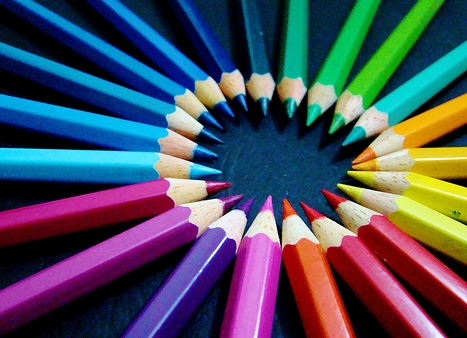
#> input picture Assignment 1/image_set/pencils.jpg, 467 x 338 px, found by its file name
$ python assignment1.py
#> lines starting #> are read from the running program, lines starting #| are printed output that depends on the picture
import cv2 as cv
import numpy as np


# This function will split image in three channels
def split_function(mosaic_image):
    blue, green, red = cv.split(mosaic_image)
    return blue, green, red


# This function will return height and width of the image
def get_shape(mosaic_image):
    width = mosaic_image.shape[0]
    height = mosaic_image.shape[1]
    return width, height


# interpolation of blue channel
def get_blue_mask(shape):
    blue_channel_mask = np.zeros(shape, dtype=np.uint8)
    blue_channel_mask[:, ::2] = 1
    blue_channel_mask[1::2] = 0
    return blue_channel_mask


# interpolation of green channel
def get_green_mask(shape):
    green_channel_mask = np.zeros(shape, dtype=np.uint8)
    green_channel_mask[1::2, 1::2] = 1
    return green_channel_mask


# interpolation of red channel
def get_red_mask(shape):
    red_channel_mask = np.zeros(shape, dtype=np.uint8)
    red_channel_mask[:, 1::2] = 1
    red_channel_mask[1::2] = 0
    red_channel_mask[1::2, ::2] = 1
    return red_channel_mask


# interpolation of all channels
def get_mask(shape):
    blue_channel_mask = get_blue_mask(shape)
    green_channel_mask = get_green_mask(shape)
    red_channel_mask = get_red_mask(shape)
    return blue_channel_mask, green_channel_mask, red_channel_mask


# kernel (filter) for part 1 for each channel
def kernel_part1():
    green_filtered = np.array([[1, 2, 1], [2, 4, 2], [1, 2, 1]], np.float32) / 4
    red_filtered = np.array([[0, 1, 0], [1, 4, 1], [0, 1, 0]], np.float32) / 4
    blue_filtered = np.array([[1, 2, 1], [2, 4, 2], [1, 2, 1]], np.float32) / 4
    return blue_filtered, green_filtered, red_filtered


# converts the Bayer arrangement to RGB components for each pixel
def interpolation_channel(index, bayer_channel, shape):
    # Calculates the per-element bit-wise conjunction of two arrays or an array and a scalar.
    bitwise_channel = cv.bitwise_and(bayer_channel, bayer_channel, mask=get_mask(shape)[index])
    # filter2D
    interpolated_channel = cv.filter2D(bitwise_channel, -1, kernel_part1()[index])
    return interpolated_channel


# merge of channels
def merge_function(blue, green, red):
    merged_image = cv.merge((blue, green, red))
    return merged_image


# difference of images
def subtract_function(original_image, merged_image):
    difference_image = cv.subtract(original_image, merged_image)
    return difference_image


# main method
def main():
    original_image = cv.imread("pencils.jpg")
#> original_image is the input picture: shape (338, 467, 3); mean B, G, R 93.9, 78.1, 73.4
    mosaic_image = cv.imread("pencils_mosaic.bmp")
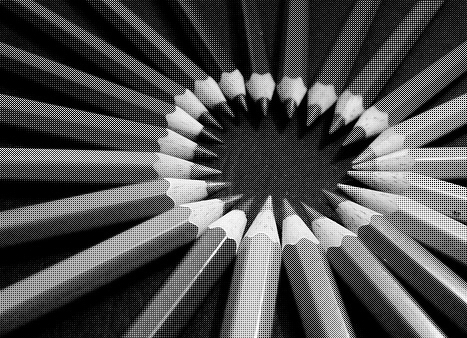
#> input picture Assignment 1/image_set/pencils_mosaic.bmp, 467 x 338 px, found by its file name
#> mosaic_image is the input picture: shape (338, 467, 3); min 0, max 255, mean 79.7

    # split the mosaic image onto 3 different color channel
    blue_bayer, green_bayer, red_bayer = split_function(mosaic_image)
    shape = get_shape(mosaic_image)
#> shape = (338, 467)

    # linear interpolation
    blue = interpolation_channel(0, blue_bayer, shape)
#> in get_mask, `blue_channel_mask = get_blue_mask(shape)`:
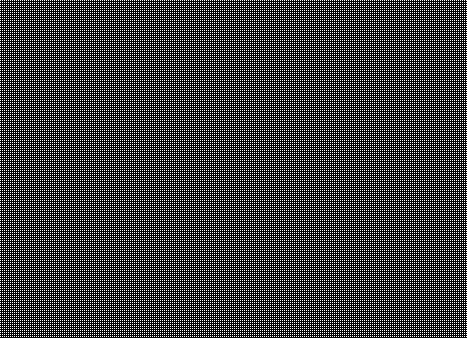
#> blue_channel_mask: shape (338, 467); values 0 (black) and 1 (white), 25.1% white in thin lines or dots
#> in get_mask, `green_channel_mask = get_green_mask(shape)`:
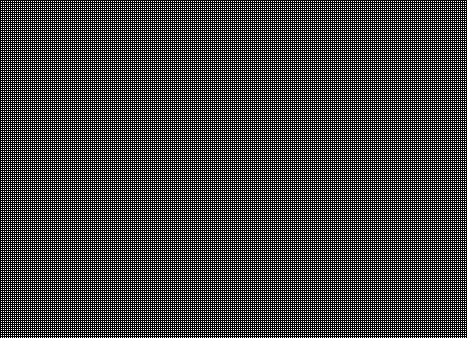
#> green_channel_mask: shape (338, 467); values 0 (black) and 1 (white), 24.9% white in thin lines or dots
#> in get_mask, `red_channel_mask = get_red_mask(shape)`:
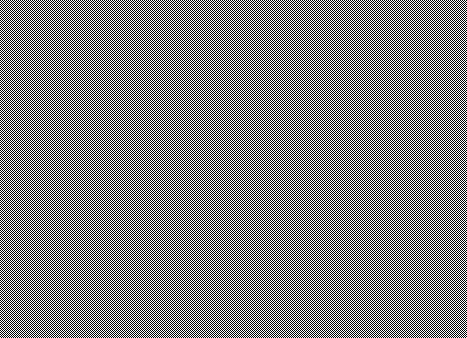
#> red_channel_mask: shape (338, 467); values 0 (black) and 1 (white), 50% white in thin lines or dots
    green = interpolation_channel(1, green_bayer, shape)
    red = interpolation_channel(2, red_bayer, shape)
#> call 3 of interpolation_channel, with index = 2, shape = (338, 467)
#> in interpolation_channel (call 3), `interpolated_channel = cv.filter2D(bitwise_channel, -1, kernel_part1()..`:
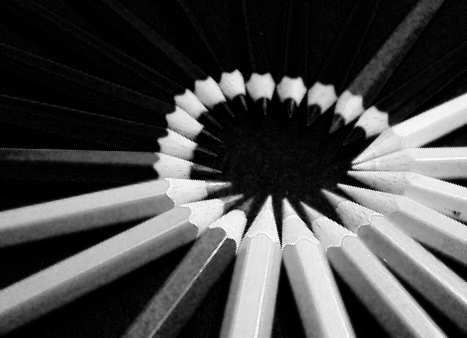
#> interpolated_channel: shape (338, 467); min 0, max 255, mean 73.4
    final_img1 = merge_function(blue, green, red)

    # difference of original_image and demosaic_image (final_image1)
    diff_part1 = subtract_function(original_image, final_img1)
#> in subtract_function, `difference_image = cv.subtract(original_image, merged_image)`:
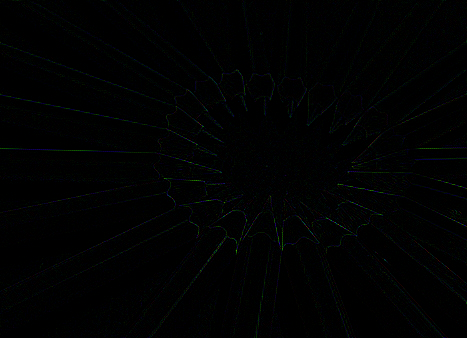
#> difference_image: shape (338, 467, 3); mean B, G, R 1.8, 1.7, 0.9

    image_stack_part1 = np.concatenate((original_image, final_img1, diff_part1), axis=1)
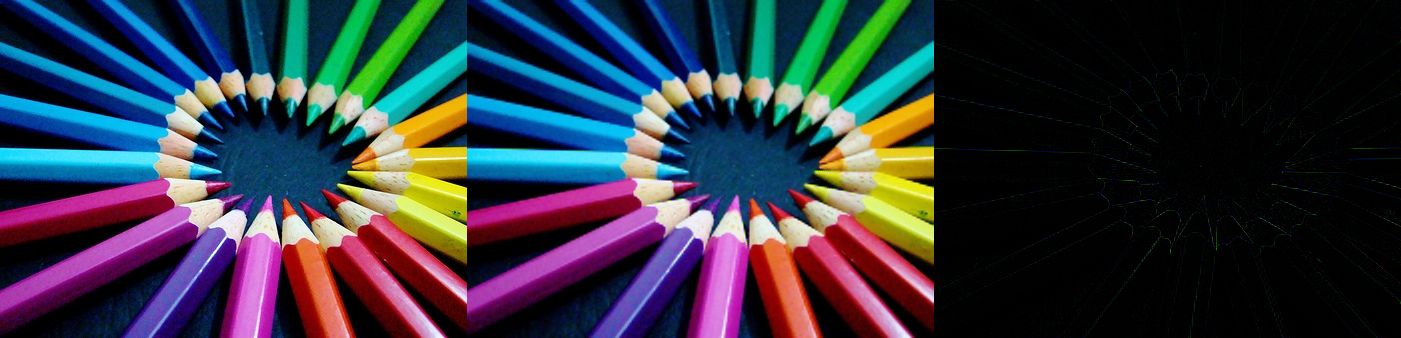
#> image_stack_part1: shape (338, 1401, 3); mean B, G, R 63.2, 52.7, 49.2
    cv.imshow("Part 1", image_stack_part1)
    cv.waitKey()

    # for part II
    g_minus_r = green_bayer - red_bayer
#> g_minus_r: shape (338, 467); every value is 0
    b_minus_r = blue_bayer - red_bayer
    temp_g = cv.medianBlur(g_minus_r, 3)
    temp_b = cv.medianBlur(b_minus_r, 3)
    final_g = temp_g + red_bayer
    final_b = temp_b + red_bayer
    final_mosaic_2 = merge_function(final_b, final_g, red_bayer)

    # split the mosaic image onto 3 different color channel
    blue_bayer_2, green_bayer_2, red_bayer_2 = split_function(final_mosaic_2)
    shape2 = get_shape(final_mosaic_2)
#> shape2 = (338, 467)

    # linear interpolation
    blue_2 = interpolation_channel(0, blue_bayer_2, shape2)
    green_2 = interpolation_channel(1, green_bayer_2, shape2)
    red_2 = interpolation_channel(2, red_bayer_2, shape2)
    final_img3 = merge_function(blue_2, green_2, red_2)

    # difference of original_image and demosaic_image (final_image1)
    diff_part3 = subtract_function(original_image, final_img3)

    image_stack_part2 = np.concatenate((original_image, final_img3, diff_part3), axis=1)
    cv.imshow("Part 2", image_stack_part2)
    cv.waitKey()

    # [23 lines of commented-out code are left out]
    cv.destroyAllWindows()


# entry point for the assignment
if __name__ == '__main__':
    main()
